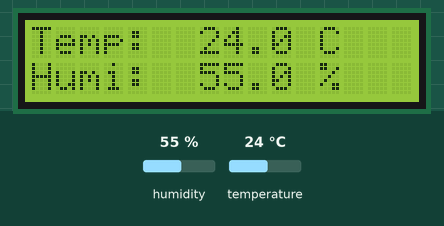
Bench run of a sketch on a simulated ESP8266 (NodeMCU). Parts: 16×2 character LCD. The test bench sets the inputs (shaded band); at power-on: humidity 55 %, temperature 24 °C. What the sketch prints to the serial monitor is not drawn.

Above: at 1.2 s.
1.3 s: humidity set to 22 %
At 3.3 s:
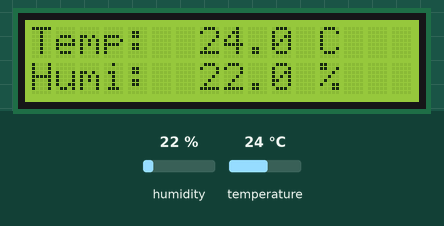
4.1 s: temperature set to 12 °C
At 5.5 s:
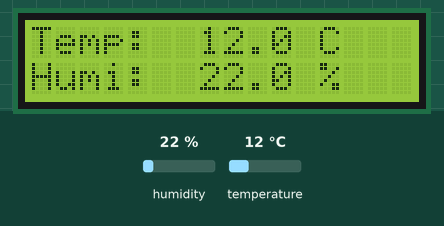
6.9 s: humidity set to 40 %
At 8.8 s:
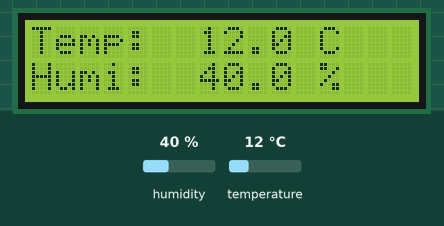
9.8 s: temperature set to 19 °C
At 11.0 s:
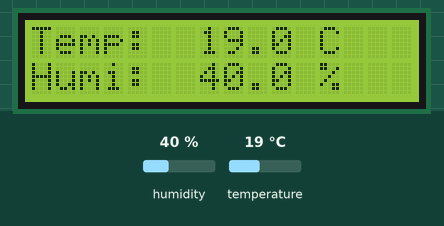
Timing chart, 0 to 12.8 s (numbered marks = the images above; inputs shaded):
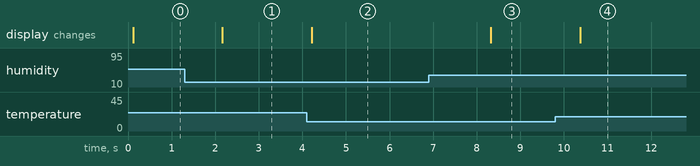

The sketch:

64110455_Week04_Phakkharasak.ino
```cpp
#include <Adafruit_Sensor.h>
#include <DHT.h>
#include <LiquidCrystal_I2C.h>

float temperature;
float humidity;
DHT dht14(D4, DHT11);
LiquidCrystal_I2C lcd(0x27, 16, 2);

void setup() {
  temperature = 0;
  humidity = 0;
  Serial.begin(9600);
  dht14.begin();
  lcd.begin();
  lcd.backlight();
}

void loop() {
  humidity = dht14.readHumidity();
  temperature = dht14.readTemperature();
  Serial.print("Temperature: ");
  Serial.print(temperature);
  Serial.print("°C Humidity: ");
  Serial.print(humidity);
  Serial.println("%");

  lcd.clear();
  lcd.setCursor(0, 0);
  lcd.print("Temp: ");
  lcd.setCursor(7, 0);
  lcd.print(String(temperature, 1) + " C");

  lcd.setCursor(0, 1);
  lcd.print("Humi: ");
  lcd.setCursor(7, 1);
  lcd.print(String(humidity, 1) + " %");
  delay(2000);
}
```

Measured:
- after the input at 1.3 s, the display: changes after 0.87 s (image 1)
- after the input at 4.1 s, the display: changes after 0.12 s (image 2)
- after the input at 6.9 s, the display: changes after 1.4 s (image 3)
- after the input at 9.8 s, the display: changes after 0.57 s (image 4)
